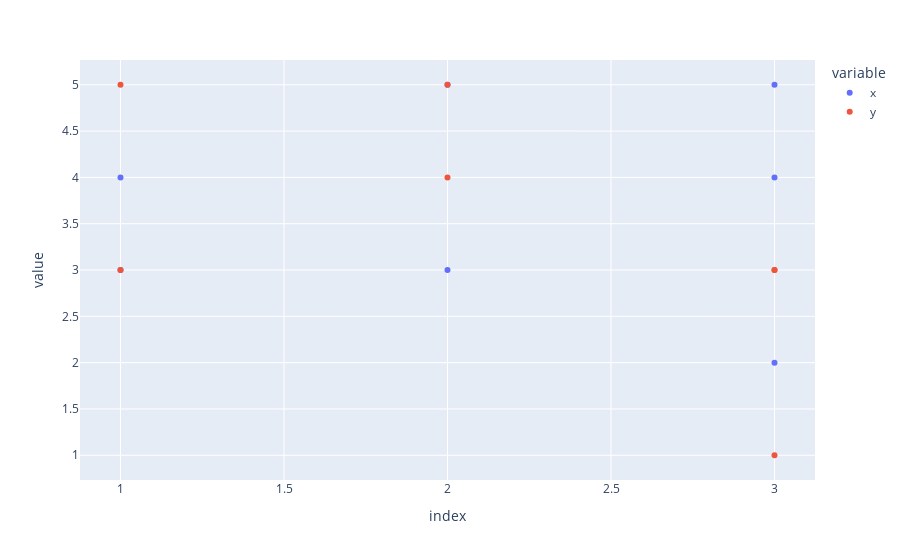

The cell this chart's notebook holds for it:
### Code cell
import plotly.express as px
import pandas as pd
import random

df = pd.DataFrame({
    "x":[random.randint(0,5) for i in range(7)],
    "y":[random.randint(0,5) for j in range(7)],
},index=[1,3,2,1,3,3,2])
fig = px.scatter(df)
print(df.x)
fig.show()

### Figure 1 — Plotly figure (JSON) as saved in the notebook; plotly's stock layout.template omitted (floating-point values rounded to 4 significant figures)
{"data": [{"hovertemplate": "variable=x<br>index=%{x}<br>value=%{y}<extra></extra>", "legendgroup": "x", "marker": {"color": "#636efa", "symbol": "circle"}, "mode": "markers", "name": "x", "orientation": "v", "showlegend": true, "type": "scatter", "x": [1, 3, 2, 1, 3, 3, 2], "xaxis": "x", "y": [4, 5, 5, 3, 2, 4, 3], "yaxis": "y"}, {"hovertemplate": "variable=y<br>index=%{x}<br>value=%{y}<extra></extra>", "legendgroup": "y", "marker": {"color": "#EF553B", "symbol": "circle"}, "mode": "markers", "name": "y", "orientation": "v", "showlegend": true, "type": "scatter", "x": [1, 3, 2, 1, 3, 3, 2], "xaxis": "x", "y": [5, 3, 5, 3, 3, 1, 4], "yaxis": "y"}], "layout": {"legend": {"title": {"text": "variable"}, "tracegroupgap": 0}, "margin": {"t": 60}, "xaxis": {"anchor": "y", "domain": [0, 1], "title": {"text": "index"}}, "yaxis": {"anchor": "x", "domain": [0, 1], "title": {"text": "value"}}}}
